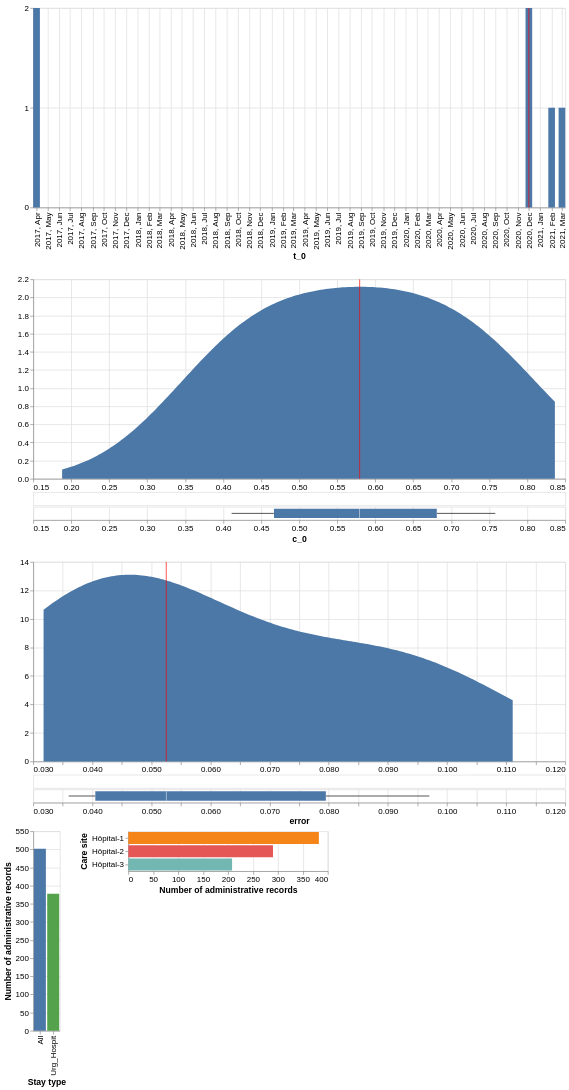

Write the Vega-Lite specification saved for this chart.
### Vega-Lite specification from a JSON file in a GitHub repository (floating-point values rounded to 4 significant figures; data arrays with more than 128 entries replaced by an {"elided": "..."} marker saying what was removed)
{"config": {"view": {"continuousWidth": 300, "continuousHeight": 300}, "axis": {"labelFontSize": 12, "labelLimit": 500, "titleFontSize": 13}, "legend": {"labelFontSize": 12, "labelLimit": 500, "titleFontSize": 13}}, "vconcat": [{"vconcat": [{"layer": [{"mark": {"type": "bar", "size": 10}, "encoding": {"x": {"axis": {"format": "%Y, %b", "labelAngle": -90, "tickCount": "month"}, "field": "t_0", "title": "t_0", "type": "temporal"}, "y": {"aggregate": "count", "axis": {"tickMinStep": 1}, "field": "t_0", "title": null, "type": "quantitative"}}, "transform": [{"field": "t_0", "timeUnit": "yearmonth", "as": "estimate"}]}, {"mark": {"type": "rule", "color": "red"}, "encoding": {"tooltip": {"aggregate": "median", "field": "t_0", "type": "temporal"}, "x": {"aggregate": "median", "field": "t_0", "type": "temporal"}}}], "height": 300, "width": 800}, {"vconcat": [{"layer": [{"mark": {"type": "area"}, "encoding": {"x": {"field": "c_0", "title": null, "type": "quantitative"}, "y": {"field": "Density", "title": null, "type": "quantitative"}}, "transform": [{"density": "c_0", "extent": [0.188, 0.8364], "as": ["c_0", "Density"]}]}, {"mark": {"type": "rule", "color": "red"}, "encoding": {"tooltip": {"aggregate": "median", "field": "c_0", "type": "quantitative"}, "x": {"aggregate": "median", "field": "c_0", "type": "quantitative"}}}], "height": 300, "width": 800}, {"mark": {"type": "tick"}, "encoding": {"x": {"axis": null, "field": "c_0", "type": "quantitative"}}}, {"mark": {"type": "boxplot"}, "encoding": {"x": {"field": "c_0", "type": "quantitative"}}}], "resolve": {"scale": {"x": "shared"}}, "spacing": 0}, {"vconcat": [{"layer": [{"mark": {"type": "area"}, "encoding": {"x": {"field": "error", "title": null, "type": "quantitative"}, "y": {"field": "Density", "title": null, "type": "quantitative"}}, "transform": [{"density": "error", "extent": [0.03175, 0.1111], "as": ["error", "Density"]}]}, {"mark": {"type": "rule", "color": "red"}, "encoding": {"tooltip": {"aggregate": "median", "field": "error", "type": "quantitative"}, "x": {"aggregate": "median", "field": "error", "type": "quantitative"}}}], "height": 300, "width": 800}, {"mark": {"type": "tick"}, "encoding": {"x": {"axis": null, "field": "error", "type": "quantitative"}}}, {"mark": {"type": "boxplot"}, "encoding": {"x": {"field": "error", "type": "quantitative"}}}], "resolve": {"scale": {"x": "shared"}}, "spacing": 0}], "data": {"name": "data-20aa708637a26852caba8ac07fc4cd4c"}, "transform": [{"filter": {"param": "param_16"}}, {"filter": {"param": "param_17"}}, {"filter": {"param": "param_15"}}]}, {"hconcat": [{"mark": {"type": "bar"}, "encoding": {"color": {"condition": {"param": "param_17", "field": "stay_type", "legend": null, "sort": {"field": "n_visit", "op": "sum", "order": "descending"}, "type": "nominal"}, "value": "lightgray"}, "tooltip": {"aggregate": "sum", "field": "n_visit", "format": ",", "type": "quantitative"}, "x": {"field": "stay_type", "sort": "-y", "title": "Stay type", "type": "nominal"}, "y": {"aggregate": "sum", "axis": {"format": "s"}, "field": "n_visit", "title": "Number of administrative records", "type": "quantitative"}}, "name": "view_13", "transform": [{"filter": {"param": "param_16"}}, {"filter": {"param": "param_15"}}]}, {"mark": {"type": "bar"}, "encoding": {"color": {"condition": {"param": "param_16", "field": "care_site_short_name", "legend": null, "sort": {"field": "n_visit", "op": "sum", "order": "descending"}, "type": "nominal"}, "value": "lightgray"}, "tooltip": {"aggregate": "sum", "field": "n_visit", "format": ",", "type": "quantitative"}, "x": {"aggregate": "sum", "axis": {"format": "s"}, "field": "n_visit", "title": "Number of administrative records", "type": "quantitative"}, "y": {"field": "care_site_short_name", "sort": "-x", "title": "Care site"}}, "name": "view_14", "transform": [{"filter": {"param": "param_17"}}, {"filter": {"param": "param_15"}}]}], "data": {"name": "data-dd6c5d24e9edc2a90d8a8f83ee05f3d9"}}], "params": [{"name": "param_15", "select": {"type": "point", "fields": ["care_site_level"]}, "bind": {"input": "select", "options": ["Hôpital", "Pôle/DMU", "Unité Fonctionnelle (UF)"], "name": "Care site level : "}, "value": "Hôpital", "views": ["view_13", "view_14"]}, {"name": "param_17", "select": {"type": "point", "fields": ["stay_type"]}, "views": ["view_13"]}, {"name": "param_16", "select": {"type": "point", "fields": ["care_site_short_name"]}, "views": ["view_14"]}], "spacing": 0, "$schema": "https://vega.github.io/schema/vega-lite/v5.8.0.json", "datasets": {"data-20aa708637a26852caba8ac07fc4cd4c": [{"care_site_level": "Hôpital", "stay_type": "All", "care_site_id": "1", "care_site_specialty": "Non Renseigné", "t_0": "2017-04-01T00:00:00", "c_0": 0.435, "error": 0.048, "care_site_short_name": "Hôpital-1"}, {"care_site_level": "Hôpital", "stay_type": "All", "care_site_id": "2", "care_site_specialty": "Non Renseigné", "t_0": "2021-02-01T00:00:00", "c_0": 0.709, "error": 0.097, "care_site_short_name": "Hôpital-2"}, {"care_site_level": "Hôpital", "stay_type": "All", "care_site_id": "3", "care_site_specialty": "Non Renseigné", "t_0": "2020-12-01T00:00:00", "c_0": 0.562, "error": 0.036, "care_site_short_name": "Hôpital-3"}, {"care_site_level": "Hôpital", "stay_type": "Urg_Hospit", "care_site_id": "1", "care_site_specialty": "Non Renseigné", "t_0": "2017-04-01T00:00:00", "c_0": 0.411, "error": 0.057, "care_site_short_name": "Hôpital-1"}, {"care_site_level": "Hôpital", "stay_type": "Urg_Hospit", "care_site_id": "2", "care_site_specialty": "Non Renseigné", "t_0": "2021-03-01T00:00:00", "c_0": 0.758, "error": 0.087, "care_site_short_name": "Hôpital-2"}, {"care_site_level": "Hôpital", "stay_type": "Urg_Hospit", "care_site_id": "3", "care_site_specialty": "Non Renseigné", "t_0": "2020-12-01T00:00:00", "c_0": 0.597, "error": 0.038, "care_site_short_name": "Hôpital-3"}, {"care_site_level": "Pôle/DMU", "stay_type": "All", "care_site_id": "11", "care_site_specialty": "Non Renseigné", "t_0": "2017-07-01T00:00:00", "c_0": 0.383, "error": 0.037, "care_site_short_name": "Pôle/DMU-11"}, {"care_site_level": "Pôle/DMU", "stay_type": "All", "care_site_id": "12", "care_site_specialty": "Non Renseigné", "t_0": "2017-04-01T00:00:00", "c_0": 0.337, "error": 0.046, "care_site_short_name": "Pôle/DMU-12"}, {"care_site_level": "Pôle/DMU", "stay_type": "All", "care_site_id": "21", "care_site_specialty": "Non Renseigné", "t_0": "2021-03-01T00:00:00", "c_0": 0.656, "error": 0.051, "care_site_short_name": "Pôle/DMU-21"}, {"care_site_level": "Pôle/DMU", "stay_type": "All", "care_site_id": "22", "care_site_specialty": "Non Renseigné", "t_0": "2021-03-01T00:00:00", "c_0": 0.562, "error": 0.058, "care_site_short_name": "Pôle/DMU-22"}, {"care_site_level": "Pôle/DMU", "stay_type": "All", "care_site_id": "31", "care_site_specialty": "Non Renseigné", "t_0": "2020-12-01T00:00:00", "c_0": 0.632, "error": 0.036, "care_site_short_name": "Pôle/DMU-31"}, {"care_site_level": "Pôle/DMU", "stay_type": "Urg_Hospit", "care_site_id": "11", "care_site_specialty": "Non Renseigné", "t_0": "2017-08-01T00:00:00", "c_0": 0.39, "error": 0.051, "care_site_short_name": "Pôle/DMU-11"}, {"care_site_level": "Pôle/DMU", "stay_type": "Urg_Hospit", "care_site_id": "12", "care_site_specialty": "Non Renseigné", "t_0": "2017-04-01T00:00:00", "c_0": 0.26, "error": 0.045, "care_site_short_name": "Pôle/DMU-12"}, {"care_site_level": "Pôle/DMU", "stay_type": "Urg_Hospit", "care_site_id": "21", "care_site_specialty": "Non Renseigné", "t_0": "2021-03-01T00:00:00", "c_0": 0.605, "error": 0.057, "care_site_short_name": "Pôle/DMU-21"}, {"care_site_level": "Pôle/DMU", "stay_type": "Urg_Hospit", "care_site_id": "22", "care_site_specialty": "Non Renseigné", "t_0": "2021-03-01T00:00:00", "c_0": 0.546, "error": 0.059, "care_site_short_name": "Pôle/DMU-22"}, {"care_site_level": "Pôle/DMU", "stay_type": "Urg_Hospit", "care_site_id": "31", "care_site_specialty": "Non Renseigné", "t_0": "2020-12-01T00:00:00", "c_0": 0.568, "error": 0.044, "care_site_short_name": "Pôle/DMU-31"}, {"care_site_level": "Unité Fonctionnelle (UF)", "stay_type": "All", "care_site_id": "111", "care_site_specialty": "Non Renseigné", "t_0": "2017-06-01T00:00:00", "c_0": 0.213, "error": 0.033, "care_site_short_name": "Unité Fonctionnelle (UF)-111"}, {"care_site_level": "Unité Fonctionnelle (UF)", "stay_type": "All", "care_site_id": "112", "care_site_specialty": "Non Renseigné", "t_0": "2017-09-01T00:00:00", "c_0": 0.286, "error": 0.058, "care_site_short_name": "Unité Fonctionnelle (UF)-112"}, {"care_site_level": "Unité Fonctionnelle (UF)", "stay_type": "All", "care_site_id": "113", "care_site_specialty": "Non Renseigné", "t_0": "2017-08-01T00:00:00", "c_0": 0.298, "error": 0.075, "care_site_short_name": "Unité Fonctionnelle (UF)-113"}, {"care_site_level": "Unité Fonctionnelle (UF)", "stay_type": "All", "care_site_id": "121", "care_site_specialty": "Non Renseigné", "t_0": "2017-06-01T00:00:00", "c_0": 0.315, "error": 0.07, "care_site_short_name": "Unité Fonctionnelle (UF)-121"}, {"care_site_level": "Unité Fonctionnelle (UF)", "stay_type": "All", "care_site_id": "122", "care_site_specialty": "Non Renseigné", "t_0": "2017-10-01T00:00:00", "c_0": 0.24, "error": 0.045, "care_site_short_name": "Unité Fonctionnelle (UF)-122"}, {"care_site_level": "Unité Fonctionnelle (UF)", "stay_type": "All", "care_site_id": "211", "care_site_specialty": "Non Renseigné", "t_0": "2021-02-01T00:00:00", "c_0": 0.63, "error": 0.064, "care_site_short_name": "Unité Fonctionnelle (UF)-211"}, {"care_site_level": "Unité Fonctionnelle (UF)", "stay_type": "All", "care_site_id": "212", "care_site_specialty": "Non Renseigné", "t_0": "2021-04-01T00:00:00", "c_0": 0.712, "error": 0.051, "care_site_short_name": "Unité Fonctionnelle (UF)-212"}, {"care_site_level": "Unité Fonctionnelle (UF)", "stay_type": "All", "care_site_id": "221", "care_site_specialty": "Non Renseigné", "t_0": "2021-03-01T00:00:00", "c_0": 0.619, "error": 0.032, "care_site_short_name": "Unité Fonctionnelle (UF)-221"}, {"care_site_level": "Unité Fonctionnelle (UF)", "stay_type": "All", "care_site_id": "222", "care_site_specialty": "Non Renseigné", "t_0": "2021-04-01T00:00:00", "c_0": 0.556, "error": 0.111, "care_site_short_name": "Unité Fonctionnelle (UF)-222"}, {"care_site_level": "Unité Fonctionnelle (UF)", "stay_type": "All", "care_site_id": "311", "care_site_specialty": "Non Renseigné", "t_0": "2020-12-01T00:00:00", "c_0": 0.531, "error": 0.063, "care_site_short_name": "Unité Fonctionnelle (UF)-311"}, {"care_site_level": "Unité Fonctionnelle (UF)", "stay_type": "All", "care_site_id": "312", "care_site_specialty": "Non Renseigné", "t_0": "2021-01-01T00:00:00", "c_0": 0.836, "error": 0.035, "care_site_short_name": "Unité Fonctionnelle (UF)-312"}, {"care_site_level": "Unité Fonctionnelle (UF)", "stay_type": "All", "care_site_id": "313", "care_site_specialty": "Non Renseigné", "t_0": "2020-11-01T00:00:00", "c_0": 0.41, "error": 0.069, "care_site_short_name": "Unité Fonctionnelle (UF)-313"}, {"care_site_level": "Unité Fonctionnelle (UF)", "stay_type": "Urg_Hospit", "care_site_id": "111", "care_site_specialty": "Non Renseigné", "t_0": "2017-04-01T00:00:00", "c_0": 0.268, "error": 0.065, "care_site_short_name": "Unité Fonctionnelle (UF)-111"}, {"care_site_level": "Unité Fonctionnelle (UF)", "stay_type": "Urg_Hospit", "care_site_id": "112", "care_site_specialty": "Non Renseigné", "t_0": "2017-09-01T00:00:00", "c_0": 0.284, "error": 0.069, "care_site_short_name": "Unité Fonctionnelle (UF)-112"}, {"care_site_level": "Unité Fonctionnelle (UF)", "stay_type": "Urg_Hospit", "care_site_id": "113", "care_site_specialty": "Non Renseigné", "t_0": "2017-08-01T00:00:00", "c_0": 0.202, "error": 0.058, "care_site_short_name": "Unité Fonctionnelle (UF)-113"}, {"care_site_level": "Unité Fonctionnelle (UF)", "stay_type": "Urg_Hospit", "care_site_id": "121", "care_site_specialty": "Non Renseigné", "t_0": "2017-04-01T00:00:00", "c_0": 0.241, "error": 0.053, "care_site_short_name": "Unité Fonctionnelle (UF)-121"}, {"care_site_level": "Unité Fonctionnelle (UF)", "stay_type": "Urg_Hospit", "care_site_id": "122", "care_site_specialty": "Non Renseigné", "t_0": "2017-10-01T00:00:00", "c_0": 0.188, "error": 0.047, "care_site_short_name": "Unité Fonctionnelle (UF)-122"}, {"care_site_level": "Unité Fonctionnelle (UF)", "stay_type": "Urg_Hospit", "care_site_id": "211", "care_site_specialty": "Non Renseigné", "t_0": "2021-03-01T00:00:00", "c_0": 0.567, "error": 0.071, "care_site_short_name": "Unité Fonctionnelle (UF)-211"}, {"care_site_level": "Unité Fonctionnelle (UF)", "stay_type": "Urg_Hospit", "care_site_id": "212", "care_site_specialty": "Non Renseigné", "t_0": "2021-04-01T00:00:00", "c_0": 0.719, "error": 0.054, "care_site_short_name": "Unité Fonctionnelle (UF)-212"}, {"care_site_level": "Unité Fonctionnelle (UF)", "stay_type": "Urg_Hospit", "care_site_id": "221", "care_site_specialty": "Non Renseigné", "t_0": "2021-03-01T00:00:00", "c_0": 0.519, "error": 0.077, "care_site_short_name": "Unité Fonctionnelle (UF)-221"}, {"care_site_level": "Unité Fonctionnelle (UF)", "stay_type": "Urg_Hospit", "care_site_id": "222", "care_site_specialty": "Non Renseigné", "t_0": "2021-04-01T00:00:00", "c_0": 0.536, "error": 0.101, "care_site_short_name": "Unité Fonctionnelle (UF)-222"}, {"care_site_level": "Unité Fonctionnelle (UF)", "stay_type": "Urg_Hospit", "care_site_id": "311", "care_site_specialty": "Non Renseigné", "t_0": "2020-12-01T00:00:00", "c_0": 0.476, "error": 0.093, "care_site_short_name": "Unité Fonctionnelle (UF)-311"}, {"care_site_level": "Unité Fonctionnelle (UF)", "stay_type": "Urg_Hospit", "care_site_id": "312", "care_site_specialty": "Non Renseigné", "t_0": "2021-01-01T00:00:00", "c_0": 0.545, "error": 0.066, "care_site_short_name": "Unité Fonctionnelle (UF)-312"}, {"care_site_level": "Unité Fonctionnelle (UF)", "stay_type": "Urg_Hospit", "care_site_id": "313", "care_site_specialty": "Non Renseigné", "t_0": "2020-12-01T00:00:00", "c_0": 0.452, "error": 0.078, "care_site_short_name": "Unité Fonctionnelle (UF)-313"}], "data-dd6c5d24e9edc2a90d8a8f83ee05f3d9": {"elided": "2760 records"}}}
